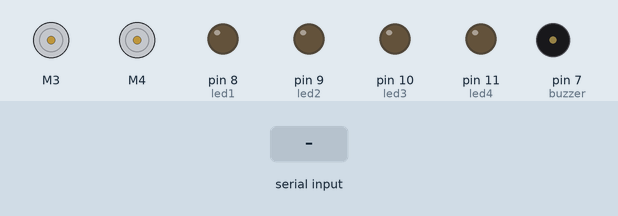
A sketch run on a simulated Arduino Leonardo, built with avr-gcc and run on an emulated ATmega32U4. Shown: 2 × DC motor (green arrow = forward, orange = backward, longer = faster), output pins drawn as LEDs (lit = HIGH), buzzer (waves = sounding, pin HIGH). Dashed ring = blinking. The test bench sets the inputs (shaded band).

Above: at 1.2 s.
1.3 s: "6" received over Serial
At 1.45 s:
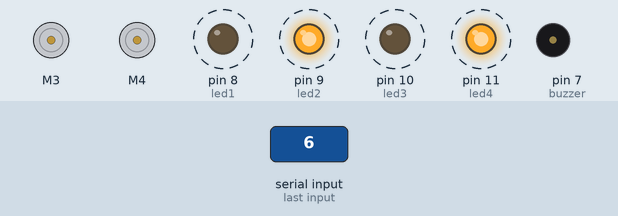
4.3 s: "0" received over Serial
At 5.1 s:
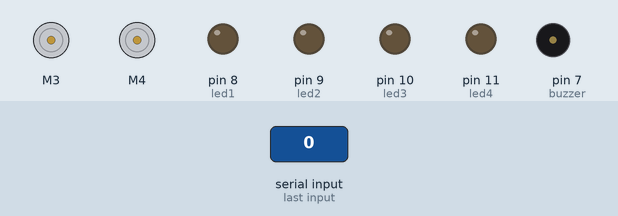
5.8 s: "1" received over Serial
At 6.2 s:
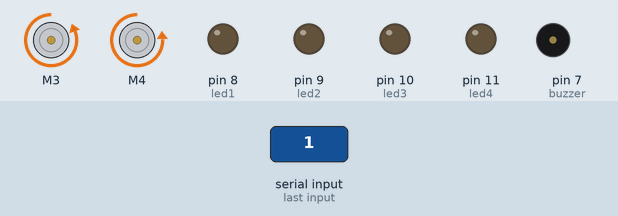
7.3 s: "2" received over Serial
At 8.5 s:
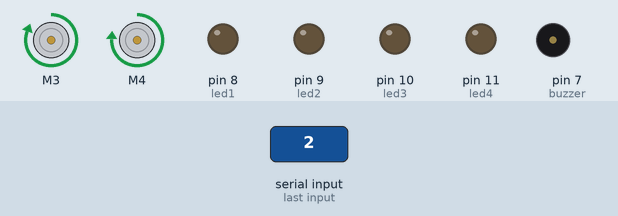
8.8 s: "3" received over Serial
At 9.7 s:
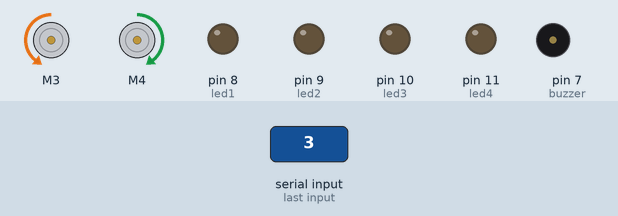
10.3 s: "4" received over Serial
At 10.9 s:
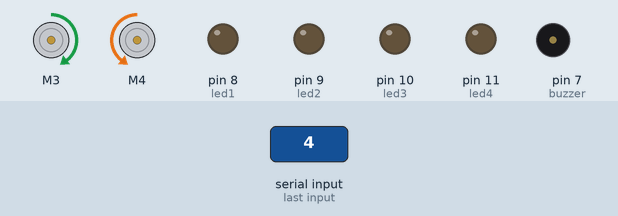
Timing chart, 0 to 12.8 s (numbered marks = the images above; inputs shaded):
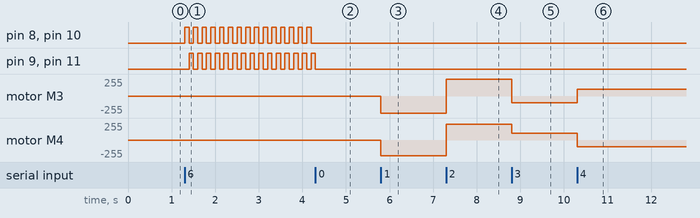

Measured:
- after the input at 1.3 s, pin 8 (led1), pin 10 (led3): alternates HIGH for 0.10 s and LOW for 0.10 s, starting at once; pin 9 (led2), pin 11 (led4): alternates HIGH for 0.10 s and LOW for 0.10 s, starting after 0.10 s
- after the input at 4.3 s, pin 8 (led1), pin 10 (led3): stops changing and stays LOW; pin 9 (led2), pin 11 (led4): goes on until 4.3 s, then stays LOW
- after the input at 5.8 s, motor M3: stopped → backward 255/255 at once; motor M4: stopped → backward 236/255 at once
- after the input at 7.3 s, motor M3: backward 255/255 → forward 255/255 at once; motor M4: backward 236/255 → forward 236/255 at once
- after the input at 8.8 s, motor M3: forward 255/255 → backward 98/255 at once; motor M4: forward 236/255 → forward 98/255 at once
- after the input at 10.3 s, motor M3: backward 98/255 → forward 98/255 at once; motor M4: forward 98/255 → backward 98/255 at once

The sketch:

Project1.0.ino
```cpp
#include "AFMotor.h"

AF_DCMotor motor1(3, MOTOR34_64KHZ);
AF_DCMotor motor2(4, MOTOR34_64KHZ);

const int buzzer = 7;
const int led1   = 8;
const int led2   = 9;
const int led3   = 10;
const int led4   = 11;
int command;

void setup() {
  Serial.begin(9600);
  Serial.flush();
  pinMode(buzzer, OUTPUT);
  pinMode(led1, OUTPUT);
  pinMode(led2, OUTPUT);
  pinMode(led3, OUTPUT);
  pinMode(led4, OUTPUT);
  command = 0;
}

void loop() {
  if(Serial.available() > 0){
    command = Serial.read();
  }

  switch(command){
    case '0':
      motor1.setSpeed(0);
      motor2.setSpeed(0);
      motor1.run(RELEASE);
      motor2.run(RELEASE);
      noTone(buzzer);
      digitalWrite(led1, LOW);
      digitalWrite(led2, LOW);
      digitalWrite(led3, LOW);
      digitalWrite(led4, LOW);
      //Serial.print("Inside Case 0\n");
      break;
    case '1'://Forward
      motor1.setSpeed(255);
      motor1.run(BACKWARD);
      motor2.setSpeed(236);
      motor2.run(BACKWARD);
      //Serial.print("Inside Case 1\n");
      break;
    case '2'://Back
      motor1.setSpeed(255);
      motor1.run(FORWARD);
      motor2.setSpeed(236);
      motor2.run(FORWARD);
      //Serial.print("Inside Case 2\n");
      break;
    case '3'://Left
      motor1.setSpeed(98);
      motor1.run(BACKWARD);
      motor2.setSpeed(98);
      motor2.run(FORWARD);
      //Serial.print("Inside Case 3\n");
      break;
    case '4'://Right
      motor1.setSpeed(98);
      motor1.run(FORWARD);
      motor2.setSpeed(98);
      motor2.run(BACKWARD);
      //Serial.print("Inside Case 4\n");
      break;
    case '5'://Sound
      tone(buzzer, 1000);
      //Serial.print("Inside Case 5\n");
      break;
    case '6'://Lights
      digitalWrite(led1, HIGH);
      digitalWrite(led3, HIGH);
      delay(100);
      digitalWrite(led1, LOW);
      digitalWrite(led3, LOW);
      digitalWrite(led2, HIGH);
      digitalWrite(led4, HIGH);
      delay(100);
      digitalWrite(led2, LOW);
      digitalWrite(led4, LOW);
      //Serial.print("Inside Case 6\n");
      break;
  }
}
```
